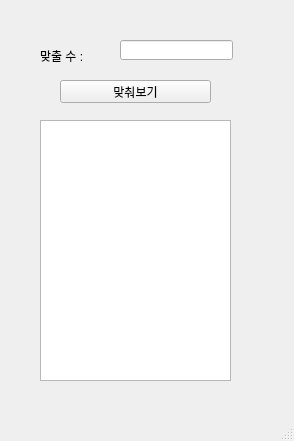
<?xml version="1.0" encoding="UTF-8"?>
<ui version="4.0">
 <class>MainWindow</class>
 <widget class="QMainWindow" name="MainWindow">
  <property name="geometry">
   <rect>
    <x>0</x>
    <y>0</y>
    <width>294</width>
    <height>441</height>
   </rect>
  </property>
  <property name="windowTitle">
   <string>MainWindow</string>
  </property>
  <widget class="QWidget" name="centralwidget">
   <widget class="QLabel" name="lbl">
    <property name="geometry">
     <rect>
      <x>40</x>
      <y>50</y>
      <width>56</width>
      <height>12</height>
     </rect>
    </property>
    <property name="text">
     <string>맞출 수 :</string>
    </property>
   </widget>
   <widget class="QLineEdit" name="le">
    <property name="geometry">
     <rect>
      <x>120</x>
      <y>40</y>
      <width>113</width>
      <height>20</height>
     </rect>
    </property>
   </widget>
   <widget class="QPushButton" name="pb">
    <property name="geometry">
     <rect>
      <x>60</x>
      <y>80</y>
      <width>151</width>
      <height>23</height>
     </rect>
    </property>
    <property name="text">
     <string>맞춰보기</string>
    </property>
   </widget>
   <widget class="QPlainTextEdit" name="plainTextEdit">
    <property name="geometry">
     <rect>
      <x>40</x>
      <y>120</y>
      <width>191</width>
      <height>261</height>
     </rect>
    </property>
   </widget>
  </widget>
  <widget class="QMenuBar" name="menubar">
   <property name="geometry">
    <rect>
     <x>0</x>
     <y>0</y>
     <width>294</width>
     <height>21</height>
    </rect>
   </property>
  </widget>
  <widget class="QStatusBar" name="statusbar"/>
 </widget>
 <resources/>
 <connections/>
</ui>
